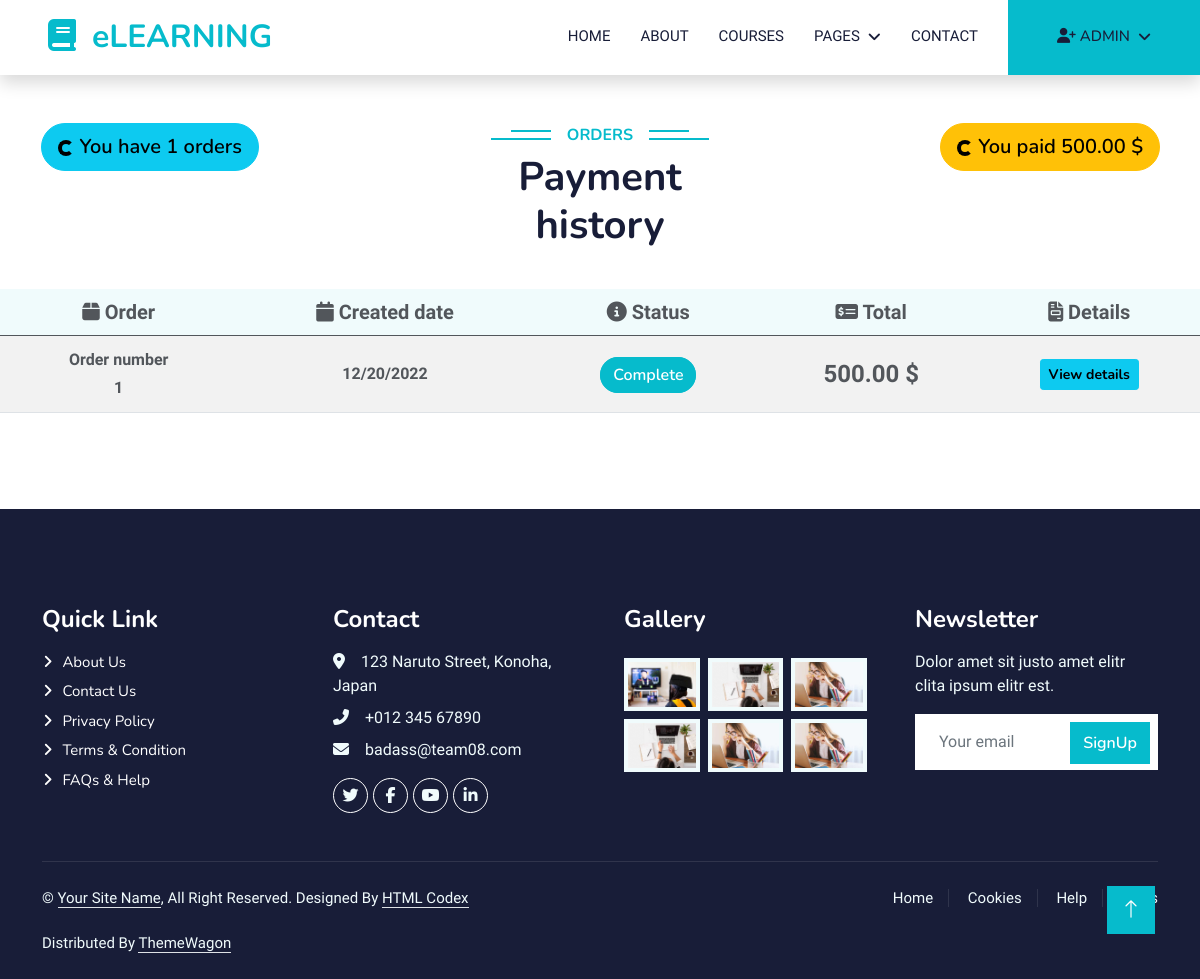
Before: /order/payment_history/ (signed in) with the older database file.
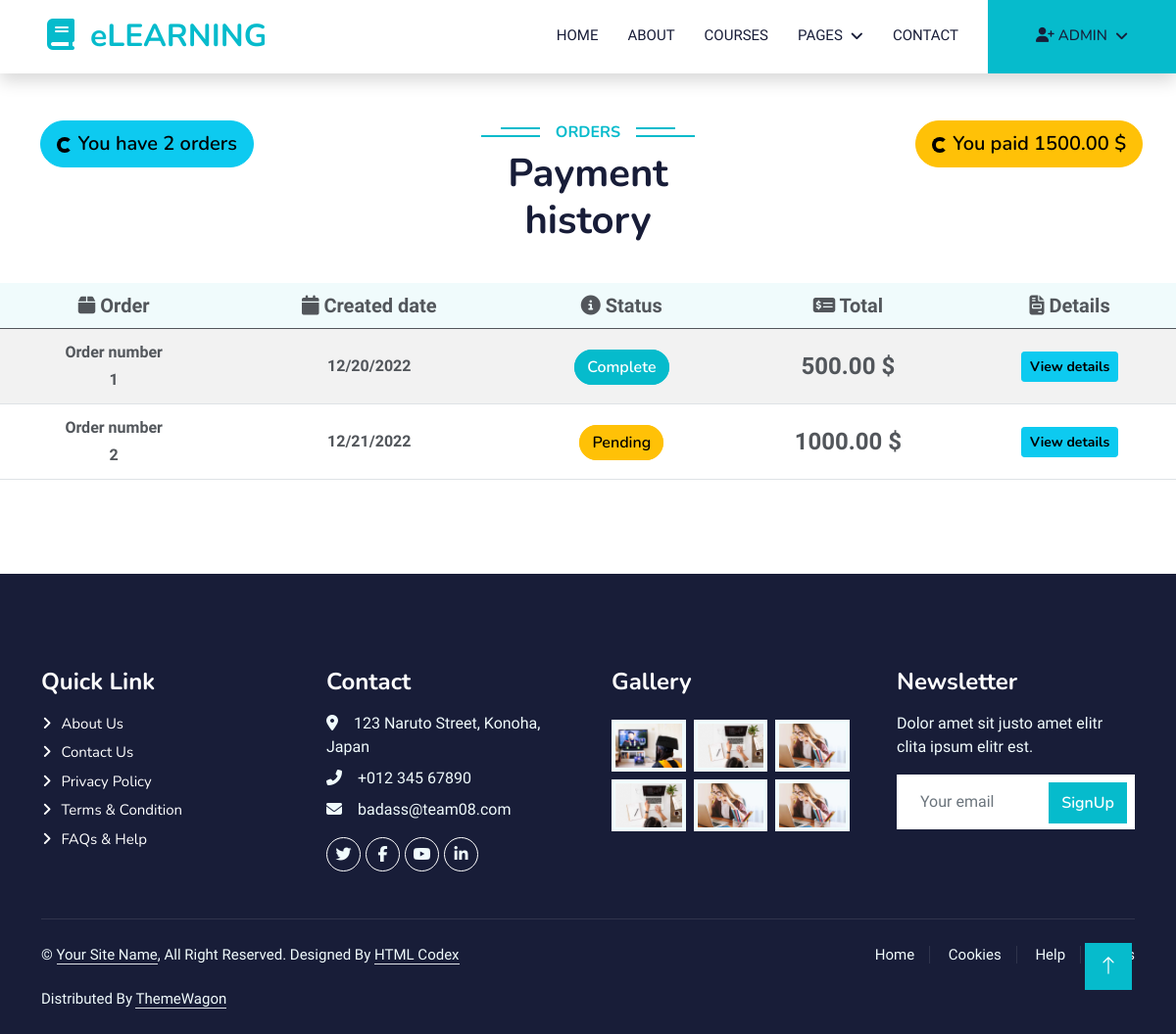
After: the same page with the newer database file.
### order/models.py (models this page shows)
class Order(models.Model):
    PAYMENT_STATUS_PENDING = 'P'
    PAYMENT_STATUS_COMPLETE = 'C'
    PAYMENT_STATUS_FAILED = 'F'
    PAYMENT_STATUS_CHOICES = [
        (PAYMENT_STATUS_PENDING, 'Pending'),
        (PAYMENT_STATUS_COMPLETE, 'Complete'),
        (PAYMENT_STATUS_FAILED, 'Failed')
    ]
    placed_at = models.DateTimeField(auto_now_add=True)
    total = models.DecimalField(max_digits=8, decimal_places=2,
                                validators=[MinValueValidator(0)], blank=True, null=True)
    payment_status = models.CharField(
        max_length=1, choices=PAYMENT_STATUS_CHOICES, default=PAYMENT_STATUS_PENDING)
    user = models.ForeignKey(Account, on_delete=models.PROTECT)
    def get_payment_status(self):
        return self.get_payment_status_display()

### order/views.py (the view)
# urls.py: path('payment_history/', views.payment_history, name='payment_history'),
@login_required
def payment_history(request, total_paid=0):
    orders = Order.objects.filter(user=request.user)
    for order in orders:
        total_paid += order.total
    context = {
        'orders': orders,
        'total_paid': total_paid
    }
    return render(request, 'order/payment_history.html', context=context)

### course/context_processors.py (called while the page is built)
def menu_links(request):
    links = Category.objects.all()
    return dict(links=links)

### templates/order/payment_history.html
{% extends 'base.html' %} {% load static %} {% block content %}
<div class="container-fluid py-5">
  <div
    class="text-center wow fadeInUp row justify-content-between"
    data-wow-delay="0.1s"
  >
    <div class="col-md-3">
      <button class="btn btn-info btn-lg rounded-pill">
        <span class="spinner-border spinner-border-sm"></span>
        You have {{orders.count}} orders
      </button>
    </div>
    <div class="col-md-3">
      <h6 class="section-title bg-white text-center text-primary px-3">
        Orders
      </h6>
      <h1 class="mb-4">Payment history</h1>
    </div>
    <div class="col-md-3">
      <button class="btn btn-warning btn-lg rounded-pill">
        <span class="spinner-border spinner-border-sm"></span>
        You paid {{total_paid}} $
      </button>
    </div>
    <table
      class="table table-striped table-responsive align-middle mb-0 bg-white mt-3"
    >
      <thead class="bg-light text-center fs-5">
        <tr>
          <th><i class="fa-solid fa-box"></i> Order</th>
          <th><i class="fa-solid fa-calendar"></i> Created date</th>
          <th><i class="fa-solid fa-circle-info"></i> Status</th>
          <th><i class="fa-solid fa-money-check-dollar"></i> Total</th>
          <th><i class="fa-sharp fa-solid fa-file-invoice"></i> Details</th>
        </tr>
      </thead>
      <tbody class="text-center">
        {% for order in orders %}
        <tr>
          <td>
            <p class="fw-bold m-1">Order number</p>
            <p class="fw-bold m-1">{{forloop.counter}}</p>
          </td>
          <td>
            <p class="fw-semi-bold m-1 fw-5">
              {{order.placed_at|date:"SHORT_DATE_FORMAT"}}
            </p>
          </td>
          <td>
            <span
              class="btn {% if order.get_payment_status == 'Complete' %} btn-primary {% elif order.get_payment_status == 'Pending' %} btn-warning {% else %} btn-danger {% endif %} rounded-pill d-inline m-1"
              >{{order.get_payment_status}}</span
            >
          </td>
          <td class="fw-semi-bold fs-4">{{order.total}} $</td>
          <td>
            <button
              type="button"
              class="btn btn-info btn-rounded btn-sm fw-bold"
              data-mdb-ripple-color="dark"
            >
              View details
            </button>
          </td>
        </tr>
        {% endfor %}
      </tbody>
    </table>
  </div>
</div>
{% endblock content %}

Changed rows visible on the page:
added Order: placed_at "12/21/2022", get_payment_status "Pending", total "1000.00"
Other visible differences:
{{ orders.count }}: "1" → "2"
{{ total_paid }}: "500.00" → "1500.00"
